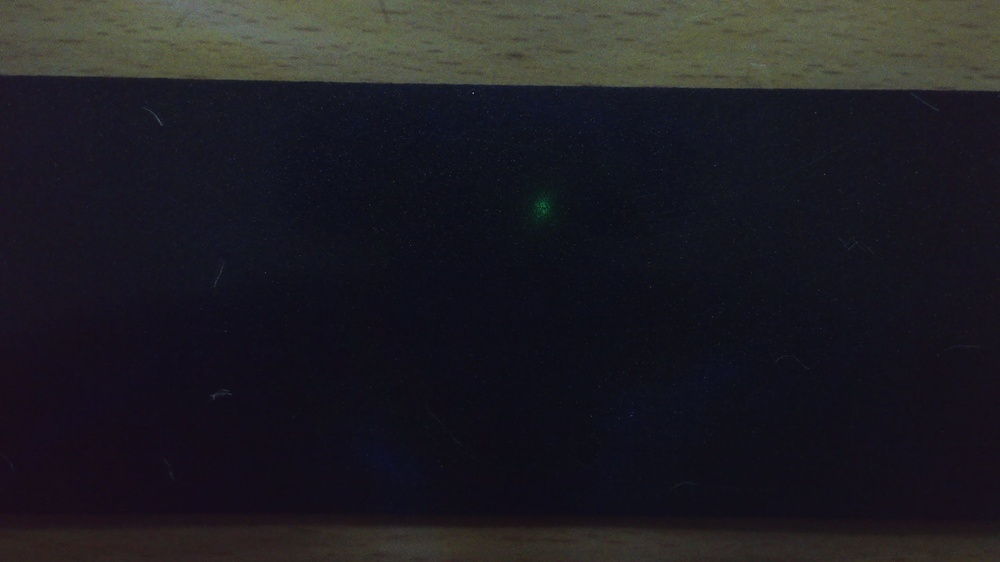
#> input picture normaldata/normal001.jpg, 1000 x 562 px, shrunk from 2560 x 1440 before the run
$ python split_crop_save.py --input_dir normaldata
#> lines starting #> are read from the running program, lines starting #| are printed output that depends on the picture
import os
import argparse
from PIL import Image

# 🟡 명령줄 인자 받기
parser = argparse.ArgumentParser()
parser.add_argument("--input_dir", required=True, help="원본 이미지 폴더 경로")
parser.add_argument("--output_dir", default="output_images", help="결과 저장 폴더 경로")
args = parser.parse_args()

# 📁 폴더 만들기
os.makedirs(args.output_dir, exist_ok=True)

# 이미지 확장자 목록
img_exts = [".jpg", ".jpeg", ".png", ".bmp", ".tiff"]
counter = 1

# 이미지 파일 처리
for fname in sorted(os.listdir(args.input_dir)):
    if not any(fname.lower().endswith(ext) for ext in img_exts):
        continue

    path = os.path.join(args.input_dir, fname)
    img = Image.open(path)
#> img is the input picture: PIL image 1000x562 RGB; mean R, G, B 30.6, 29.6, 35.4
    w, h = img.size
#> w = 1000; h = 562
    mid = w // 2
#> mid = 500

    # 좌우 반 잘라서 저장
    left_img = img.crop((0, 0, mid, h))
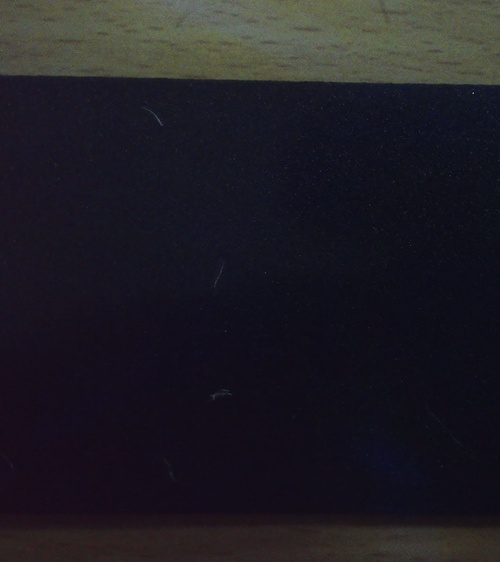
#> left_img: PIL image 500x562 RGB; mean R, G, B 31, 29.1, 36
    right_img = img.crop((mid, 0, w, h))
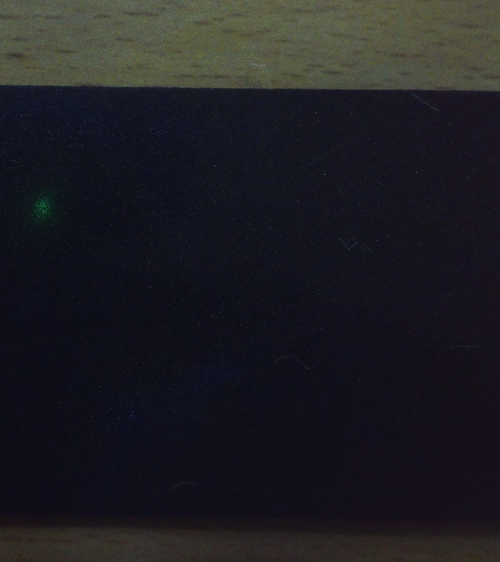
#> right_img: PIL image 500x562 RGB; mean R, G, B 30.2, 30, 34.8

    left_name = f"scratch{counter:03}.jpg"
    counter += 1
    right_name = f"scratch{counter:03}.jpg"
    counter += 1

    left_img.save(os.path.join(args.output_dir, left_name))
    right_img.save(os.path.join(args.output_dir, right_name))
#> pass 2 of the loop `for fname in sorted(os.listdir(args.input_dir)):`:
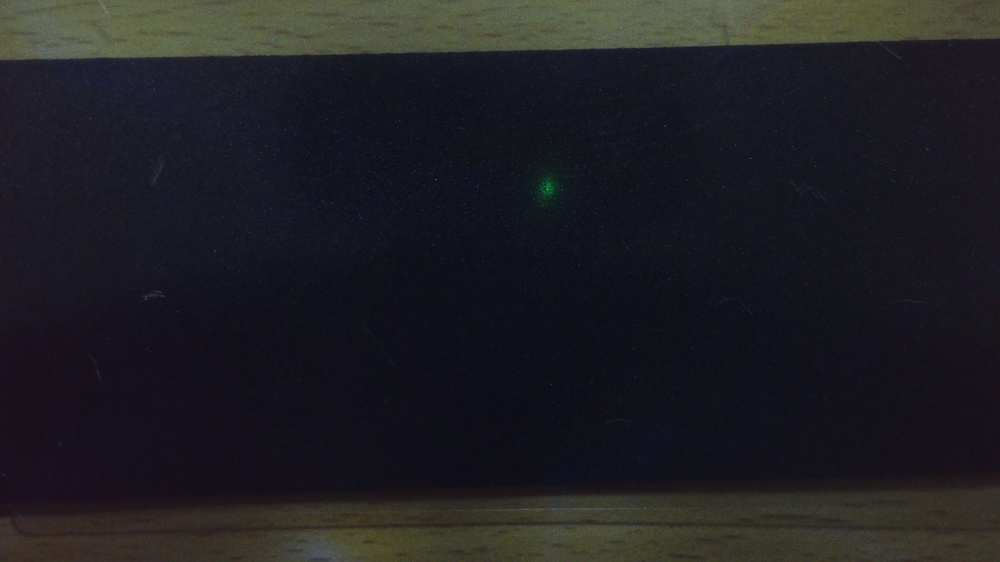
#> input picture normaldata/normal002.jpg, 1000 x 562 px, shrunk from 2560 x 1440 before the run
#> img is the input picture: PIL image 1000x562 RGB; mean R, G, B 31.1, 30.9, 35.3
#> `left_img = img.crop((0, 0, mid, h))`:
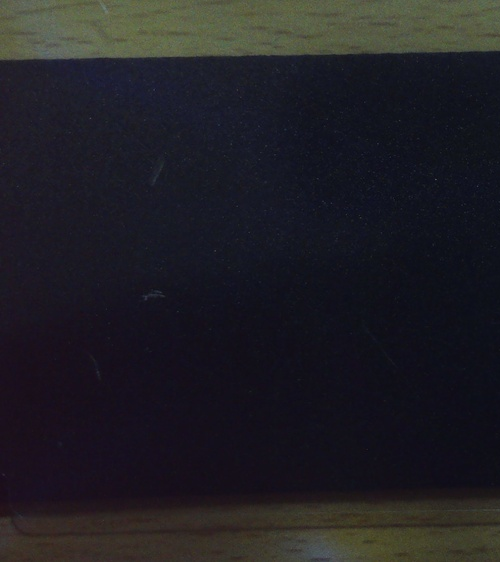
#> left_img: PIL image 500x562 RGB; mean R, G, B 32, 31, 36.3
#> `right_img = img.crop((mid, 0, w, h))`:
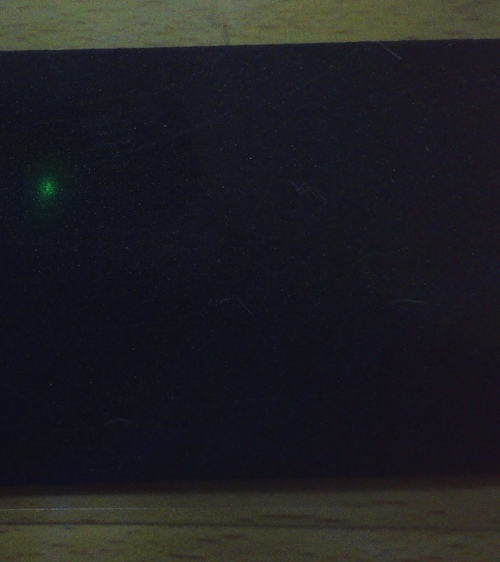
#> right_img: PIL image 500x562 RGB; mean R, G, B 30.3, 30.8, 34.3

print("✅ 좌우 반 잘라 저장 완료!")
